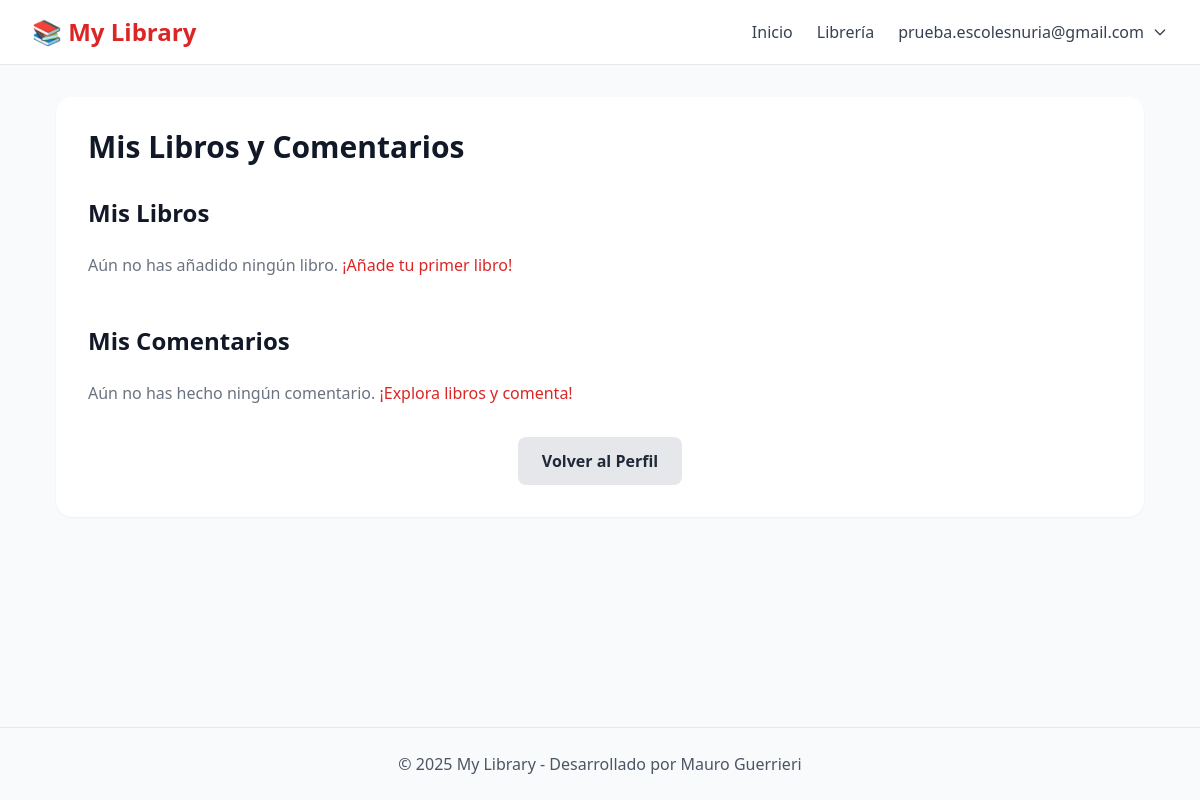
The page /my-books-comments (signed in) on the database as committed earlier.
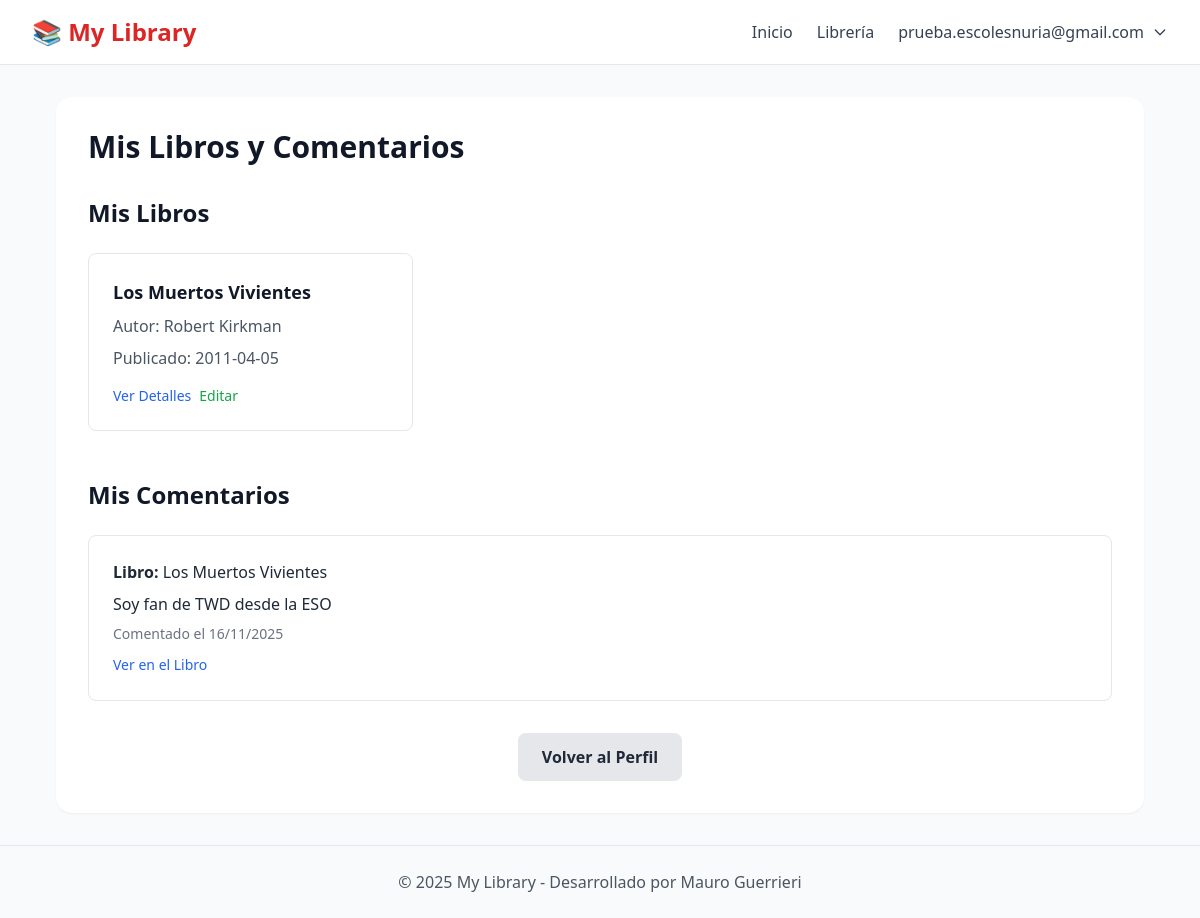
The same page on the database as committed later.
### tables this page shows
CREATE TABLE books (
	id INTEGER NOT NULL PRIMARY KEY AUTOINCREMENT,
	title TEXT NOT NULL,
	author TEXT,
	publish_date TEXT
, user_id INTEGER NOT NULL DEFAULT 0);

CREATE TABLE comments (
	id INTEGER PRIMARY KEY AUTOINCREMENT,
	description TEXT NOT NULL,
	book_id INTEGER NOT NULL,
	user_id INTEGER NOT NULL, created_at DATETIME,
	CONSTRAINT FK_comments_books FOREIGN KEY (book_id) REFERENCES books(id) ON DELETE CASCADE,
	CONSTRAINT FK_comments_users_2 FOREIGN KEY (user_id) REFERENCES users(id) ON DELETE CASCADE
);

### config.php (called while the page is built, shortened)
<?php
$routes = [
    'home', 'books', 'login', 'logout', 'register', 'auth', 'profile',
    'add-book', 'edit-book', 'delete-book', 'save-book',
    'add-comment', 'save-comment', 'view-book', 'delete-comment',
    'edit-comment', 'save-edit-comment', 'delete-account', 'my-books-comments'
];

### helper.php (called while the page is built, shortened)
<?php
function router(array $routes): string {
    $uri = parse_url($_SERVER['REQUEST_URI'], PHP_URL_PATH);
    $uri = trim($uri, '/');
    $segments = explode('/', $uri);
    $route = $segments[0] ?? 'home';
    return $route . 'controller';
}

### controllers/my-books-commentscontroller.php (called while the page is built, shortened)
<?php
$userId = $_SESSION['user']['id'];
require_once __DIR__ . '/../models/books.php';
$books = getAllBooks($db, $userId);
$comments = getCommentsByUser($db, $userId);
require __DIR__ . '/../views/my-books-comments.view.php';

### models/books.php (called while the page is built, shortened)
<?php
function getAllBooks(PDO $db, ?int $userId = null): array {
    if ($userId) {
        $stmt = $db->prepare("SELECT id, title, author, publish_date, user_id FROM books WHERE user_id = ? ORDER BY id DESC");
        $stmt->execute([$userId]);
        return $stmt->fetchAll();
    }
    return [];
}
function getCommentsByUser(PDO $db, int $userId): array {
    $stmt = $db->prepare("SELECT c.*, b.title AS book_title FROM comments c JOIN books b ON c.book_id = b.id WHERE c.user_id = ? ORDER BY c.created_at DESC");
    $stmt->execute([$userId]);
    return $stmt->fetchAll();
}

### views/my-books-comments.view.php (the view)
<?php include 'partials/header.view.php'; ?>
<main class="flex-1 bg-gray-50 py-8">
    <div class="max-w-6xl mx-auto px-4 sm:px-6 lg:px-8">
        <div class="bg-white rounded-2xl shadow-sm p-8">
            <h1 class="text-3xl font-bold text-gray-900 mb-8">Mis Libros y Comentarios</h1>
            <div class="mb-12">
                <h2 class="text-2xl font-semibold text-gray-900 mb-6">Mis Libros</h2>
                <?php if (empty($books)): ?>
                    <p class="text-gray-500">Aún no has añadido ningún libro. <a href="/add-book" class="text-primary hover:text-red-700">¡Añade tu primer libro!</a></p>
                <?php else: ?>
                    <div class="grid grid-cols-1 md:grid-cols-2 lg:grid-cols-3 gap-6">
                        <?php foreach ($books as $book): ?>
                            <div class="border border-gray-200 rounded-lg p-6 hover:shadow-md transition-shadow">
                                <h3 class="text-lg font-semibold text-gray-900 mb-2"><?= htmlspecialchars($book['title']) ?></h3>
                                <p class="text-gray-600 mb-2">Autor: <?= htmlspecialchars($book['author']) ?></p>
                                <p class="text-gray-600 mb-4">Publicado: <?= htmlspecialchars($book['publish_date']) ?></p>
                                <div class="flex space-x-2">
                                    <a href="/view-book/<?= $book['id'] ?>" class="text-blue-600 hover:text-blue-800 text-sm font-medium">Ver Detalles</a>
                                    <a href="/edit-book/<?= $book['id'] ?>" class="text-green-600 hover:text-green-800 text-sm font-medium">Editar</a>
                                </div>
                            </div>
                        <?php endforeach; ?>
                    </div>
                <?php endif; ?>
            </div>
            <div>
                <h2 class="text-2xl font-semibold text-gray-900 mb-6">Mis Comentarios</h2>
                <?php if (empty($comments)): ?>
                    <p class="text-gray-500">Aún no has hecho ningún comentario. <a href="/books" class="text-primary hover:text-red-700">¡Explora libros y comenta!</a></p>
                <?php else: ?>
                    <div class="space-y-4">
                        <?php foreach ($comments as $comment): ?>
                            <div class="border border-gray-200 rounded-lg p-6">
                                <p class="text-gray-800 mb-2"><strong>Libro:</strong> <?= htmlspecialchars($comment['book_title']) ?></p>
                                <p class="text-gray-800 mb-2"><?= htmlspecialchars($comment['description']) ?></p>
                                <p class="text-sm text-gray-500">Comentado el <?= date('d/m/Y', strtotime($comment['created_at'])) ?></p>
                                <div class="mt-2">
                                    <a href="/view-book/<?= $comment['book_id'] ?>" class="text-blue-600 hover:text-blue-800 text-sm font-medium">Ver en el Libro</a>
                                </div>
                            </div>
                        <?php endforeach; ?>
                    </div>
                <?php endif; ?>
            </div>
            <div class="mt-8 text-center">
                <a href="/profile" class="bg-gray-200 text-gray-800 px-6 py-3 rounded-lg hover:bg-gray-300 font-semibold inline-block">
                    Volver al Perfil
                </a>
            </div>
        </div>
    </div>
</main>
<?php include 'partials/footer.view.php'; ?>

### index.php (shortened to what this page needs)
<?php
require 'config.php';
require 'helper.php';
$controller = router($routes);
if ($controller === '404') {
    http_response_code(404);
    require 'views/404.view.php';
} else {
    $controllerPath = "controllers/{$controller}.php";
    if (file_exists($controllerPath)) {
        require $controllerPath;
    } else {
        http_response_code(404);
        require 'views/404.view.php';
    }
}

### views/partials/header.view.php (shortened to what this page needs)
<!DOCTYPE html>
<html lang="es" class="h-full bg-white">
<head>
    <script src="https://cdn.tailwindcss.com"></script>
</head>
<body class="h-full flex flex-col bg-white">
<header class="bg-white border-b border-gray-200 shadow-sm">
    <div class="max-w-7xl mx-auto px-4 sm:px-6 lg:px-8">
        <div class="flex justify-between items-center py-4">
            <div class="flex items-center">
                <a href="/home" class="text-2xl font-bold text-gray-900 hover:text-primary transition-colors">
                    <span class="text-primary">📚 My Library</span>
                </a>
            </div>
            <nav class="flex items-center space-x-6">
                <a href="/home" class="text-gray-700 hover:text-primary font-medium transition-colors">Inicio</a>
                <a href="/books" class="text-gray-700 hover:text-primary font-medium transition-colors">Librería</a>
                <?php if ($_SESSION['user']): ?>
                    <div class="flex items-center space-x-4">
                        <div class="relative group">
                            <button class="flex items-center space-x-2 text-gray-700 hover:text-primary font-medium transition-colors">
                                <span><?= htmlspecialchars($_SESSION['user']['email']) ?></span>
                                <svg class="w-4 h-4" fill="none" stroke="currentColor" viewBox="0 0 24 24">
                                    <path stroke-linecap="round" stroke-linejoin="round" stroke-width="2" d="M19 9l-7 7-7-7"></path>
                                </svg>
                            </button>
                        </div>
                    </div>
                <?php endif; ?>
            </nav>
        </div>
    </div>
</header>

### views/partials/footer.view.php (shortened to what this page needs)
    <footer class="mt-auto bg-gray-50 border-t border-gray-200">
        <div class="max-w-7xl mx-auto py-6 px-4 sm:px-6 lg:px-8">
            <div class="text-center text-gray-600">
                <p>&copy; <?= date('Y'); ?> <?= APP_NAME ?> - Desarrollado por Mauro Guerrieri</p>
            </div>
        </div>
    </footer>
</body>
</html>

### views/partials/header.view.php (style rules this page uses)
.text-primary { color: #dc2626; }

Rows that differ between the two databases and show on the page:
added books: title "Los Muertos Vivientes", author "Robert Kirkman", publish_date "2011-04-05"
now on this page (row edited): comments: book.title "Los Muertos Vivientes", description "Soy fan de TWD desde la ESO", created_at "16/11/2025"
Other text that changed with them:
text no longer shown: "Aún no has añadido ningún libro. ¡Añade tu primer libro! Aún no has hecho ningún comentario. ¡Explora libros y comenta!"
